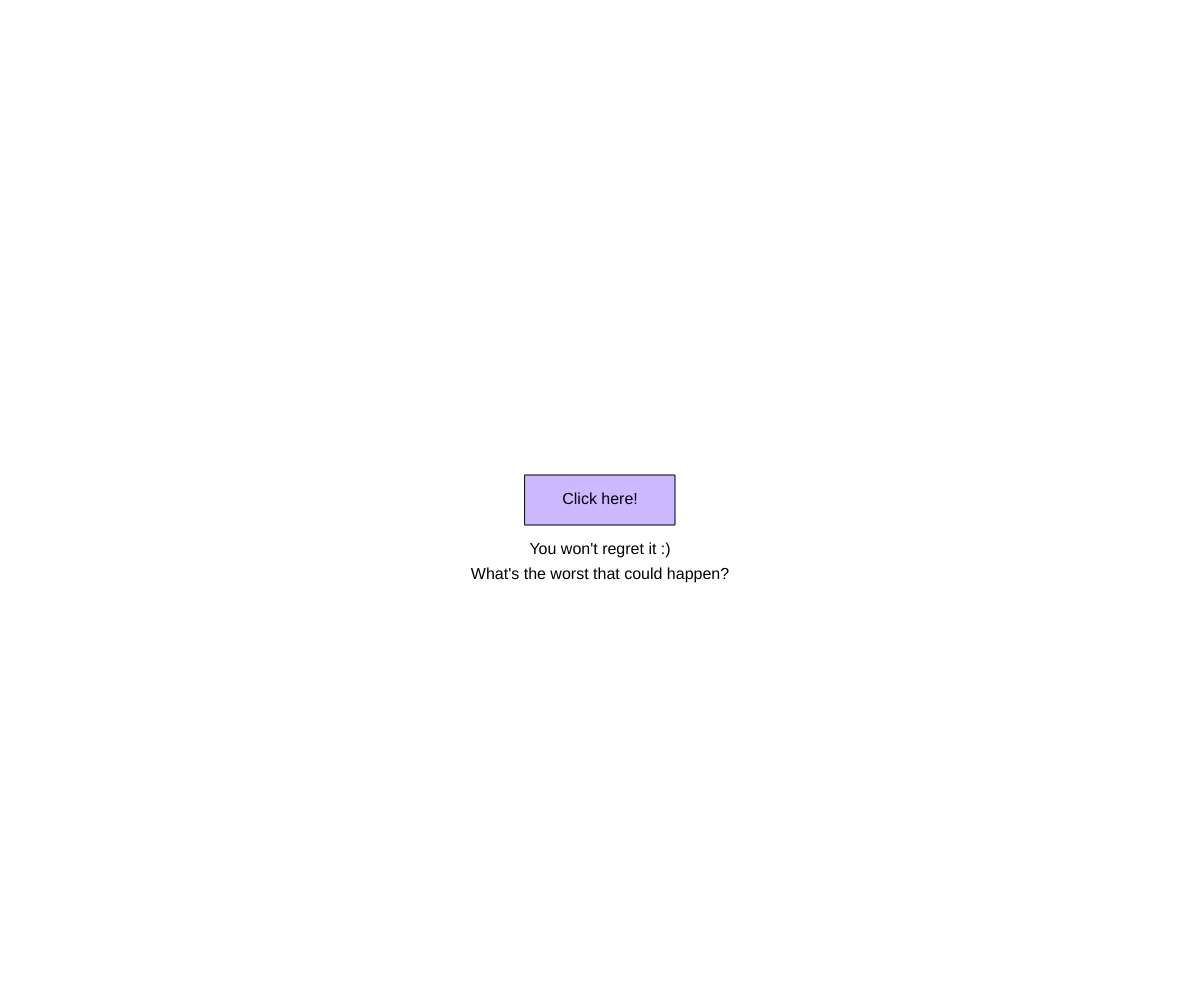
Frame 1 (no input)
Frame 60 (no input): identical to frame 1, image omitted
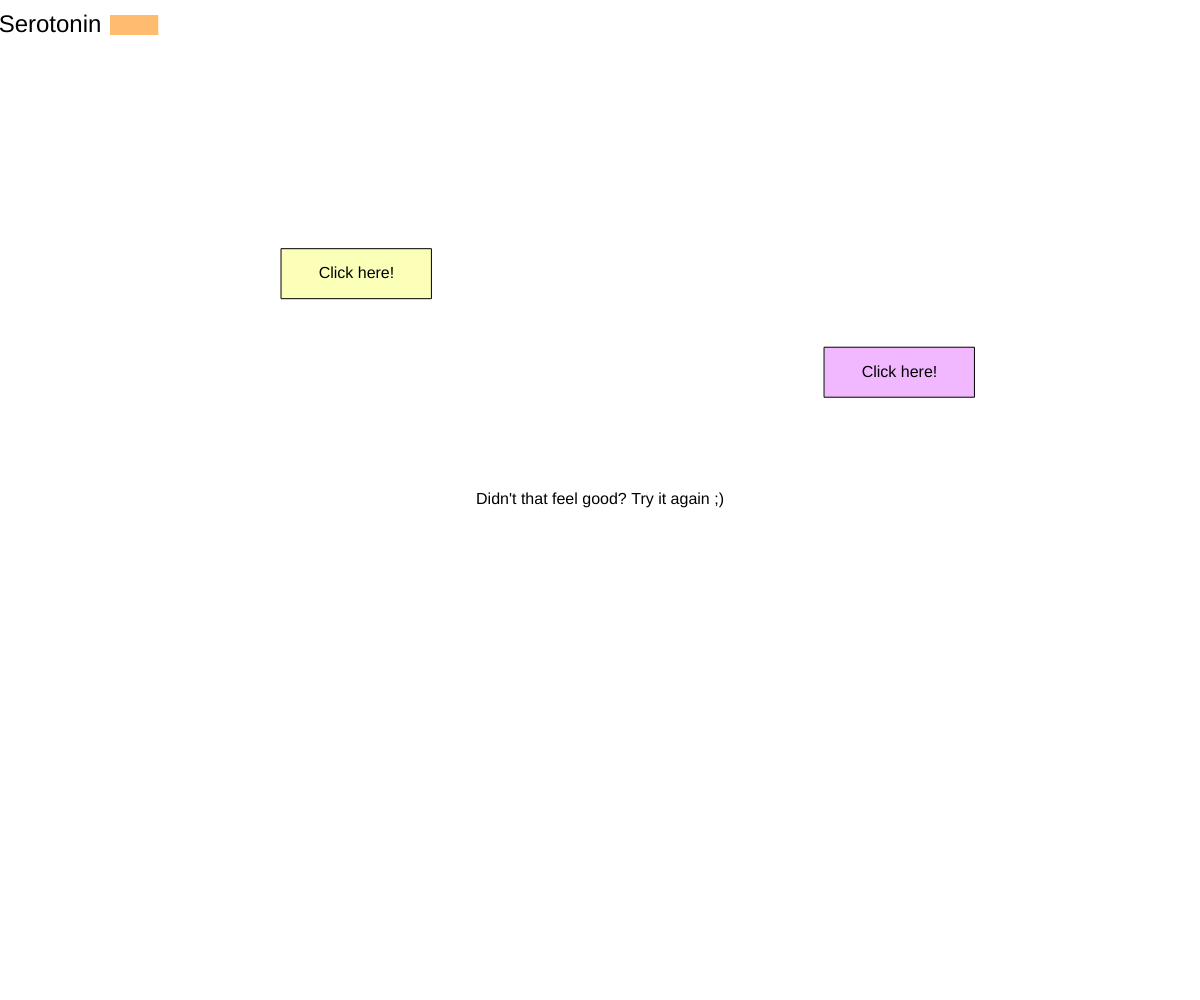
Frame 120 (the mouse pressed at the canvas centre since frame 60)

The p5.js sketch that drew these frames (run headless with seeded random() and noise() and a simulated clock; from frame 60 on, the mouse is pressed at the canvas centre):

// p5.js sketch
// ── sketch.js
let buttons = [];
let clicks = 1;
let serotonin = 100;
let counter = 0;
let startTime;
let maxTime;
let color = 0;
let ads = [];

function setup() {
  rectMode(CENTER);
  textAlign(CENTER,CENTER);
  colorMode(HSB);
  createCanvas(windowWidth, windowHeight);
  buttons.push(new button(width/2,height/2,150,50));
    // startTime=millis();
    // //counter = millis();
    // maxTime = millis() + 1000;
}

function draw() {
  background(220);
  for(let i in buttons){
    buttons[i].display();
  }
  
  for(let i in ads){
    ads[i].display();
  }
  
  if(clicks===1){
    fill(0);
    textSize(16)
    text('You won\'t regret it :)', width/2, height/2 + 50);
    text('What\'s the worst that could happen?', width/2, height/2 + 75)
  }
  if(clicks === 2){
    push()
    fill(255)
    noStroke();
    rect(width/2,height/2,260,30);
    pop()
    
    fill(0);
    textSize(16)
    text('Didn\'t that feel good? Try it again ;)',width/2,height/2);
  if (counter-startTime < maxTime) {
  counter=millis();
  } 
    push()
    rectMode(CORNER)
    fill(32,56,100);
    noStroke();
    rect(110,15,map(counter-startTime,0,maxTime,0,serotonin),20)
    pop()
  }
  if(clicks>1){
    textSize(24)
    fill(0)
    text('Serotonin', 50,25);
  }
  if(clicks ===3){
        push()
    fill(255)
    noStroke();
    rect(width/2,height/2,425,30);
    pop()
    
    fill(0);
    textSize(16)
    text('You\'re so good at this! But not good enough :( Keep going.',width/2,height/2);
  }
  if(clicks>2){
    push()
    rectMode(CORNER)
    if(serotonin>=300){
    fill(108,56,100);
    } else if(serotonin < 300 && serotonin >=50){
    fill(32,56,100);
    } else{
      fill(0,56,100)
    }
    noStroke();
    rect(110,15,serotonin,20);
    pop()
  }

  
}

function mousePressed(){

  if(clicks===1){
        startTime=millis();
    //counter = millis();
    maxTime = millis() + 1000;
  }
  for(let i in buttons){
    if(mouseX >= buttons[i].x - buttons[i].width/2 && mouseX <= buttons[i].x + buttons[i].width/2 && mouseY >= buttons[i].y - buttons[i].height/2 && mouseY <= buttons[i].y + buttons[i].height/2){
      clicks++
        if(clicks>2){
    ads.push(new ad(random(width),random(40,height)));
  }
      serotonin += random(-20,60);
        for(let j=0;j<clicks;j++){
      buttons.push(new button(random(width),random(40,height),150,50))
      }
      buttons.splice(i,1);
    }
  }
  
}

class ad{
  constructor(x,y){
    this.x = x;
    this.y = y;
  }
  
  display(){
    if(frameCount%10===0){
    color = random(360);
    }
    fill(color,28,100)
    rect(this.x, this.y, 125,150);
    push()
    noFill();
    strokeWeight(1)
    stroke(0)
    textSize(30)
    text('AD', this.x, this.y);
    pop();
  }
}

class button{
  constructor(x,y,w,h){
    this.x = x;
    this.y = y;
    this.width = w;
    this.height = h;
    this.color = random(360);
    
  }
  
  display(){
    fill(this.color,28,100);
    if(mouseX >= this.x - this.width/2 && mouseX <= this.x + this.width/2 && mouseY >= this.y - this.height/2 && mouseY <= this.y + this.height/2){
      fill(this.color,28,90);
    }
    rect(this.x,this.y,this.width,this.height);
    fill(0)
    textSize(16);
    text('Click here!', this.x, this.y)
  }
}
